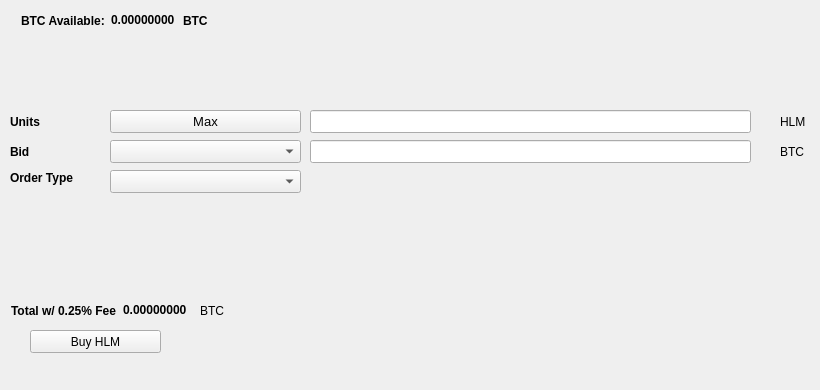
   <widget class="QWidget" name="BuyTab">
    <attribute name="title">
     <string>Buy</string>
    </attribute>
    <widget class="QPushButton" name="BuyHLM">
     <property name="geometry">
      <rect>
       <x>30</x>
       <y>330</y>
       <width>131</width>
       <height>23</height>
      </rect>
     </property>
     <property name="text">
      <string>Buy HLM</string>
     </property>
     <property name="icon">
      <iconset resource="../bitcoin.qrc">
       <normaloff>:/icons/bitcoin</normaloff>:/icons/bitcoin</iconset>
     </property>
    </widget>
    <widget class="QLabel" name="label_3">
     <property name="geometry">
      <rect>
       <x>10</x>
       <y>110</y>
       <width>46</width>
       <height>23</height>
      </rect>
     </property>
     <property name="font">
      <font>
       <weight>75</weight>
       <bold>true</bold>
      </font>
     </property>
     <property name="text">
      <string>Units</string>
     </property>
    </widget>
    <widget class="QLineEdit" name="UnitsInput">
     <property name="geometry">
      <rect>
       <x>310</x>
       <y>110</y>
       <width>441</width>
       <height>23</height>
      </rect>
     </property>
     <property name="font">
      <font>
       <pointsize>9</pointsize>
       <weight>75</weight>
       <bold>true</bold>
      </font>
     </property>
    </widget>
    <widget class="QLineEdit" name="BuyBidPriceEdit">
     <property name="geometry">
      <rect>
       <x>310</x>
       <y>140</y>
       <width>441</width>
       <height>23</height>
      </rect>
     </property>
     <property name="font">
      <font>
       <pointsize>9</pointsize>
       <weight>75</weight>
       <bold>true</bold>
      </font>
     </property>
    </widget>
    <widget class="QLabel" name="label_4">
     <property name="geometry">
      <rect>
       <x>780</x>
       <y>110</y>
       <width>31</width>
       <height>23</height>
      </rect>
     </property>
     <property name="text">
      <string>HLM</string>
     </property>
    </widget>
    <widget class="QLabel" name="label_5">
     <property name="geometry">
      <rect>
       <x>780</x>
       <y>140</y>
       <width>31</width>
       <height>23</height>
      </rect>
     </property>
     <property name="text">
      <string>BTC</string>
     </property>
    </widget>
    <widget class="QLabel" name="label_6">
     <property name="geometry">
      <rect>
       <x>10</x>
       <y>140</y>
       <width>46</width>
       <height>23</height>
      </rect>
     </property>
     <property name="font">
      <font>
       <weight>75</weight>
       <bold>true</bold>
      </font>
     </property>
     <property name="text">
      <string>Bid</string>
     </property>
    </widget>
    <widget class="QLabel" name="label_7">
     <property name="geometry">
      <rect>
       <x>10</x>
       <y>170</y>
       <width>91</width>
       <height>16</height>
      </rect>
     </property>
     <property name="font">
      <font>
       <weight>75</weight>
       <bold>true</bold>
      </font>
     </property>
     <property name="text">
      <string>Order Type</string>
     </property>
    </widget>
    <widget class="QPushButton" name="Buy_Max_Amount">
     <property name="geometry">
      <rect>
       <x>110</x>
       <y>110</y>
       <width>191</width>
       <height>23</height>
      </rect>
     </property>
     <property name="font">
      <font>
       <pointsize>10</pointsize>
      </font>
     </property>
     <property name="text">
      <string>Max</string>
     </property>
    </widget>
    <widget class="QComboBox" name="BuyBidcomboBox">
     <property name="geometry">
      <rect>
       <x>110</x>
       <y>140</y>
       <width>191</width>
       <height>23</height>
      </rect>
     </property>
     <property name="font">
      <font>
       <pointsize>10</pointsize>
      </font>
     </property>
    </widget>
    <widget class="QComboBox" name="buyOrdertypeCombo">
     <property name="geometry">
      <rect>
       <x>110</x>
       <y>170</y>
       <width>191</width>
       <height>23</height>
      </rect>
     </property>
     <property name="font">
      <font>
       <pointsize>10</pointsize>
      </font>
     </property>
    </widget>
    <widget class="QWidget" name="layoutWidget1">
     <property name="geometry">
      <rect>
       <x>21</x>
       <y>11</y>
       <width>227</width>
       <height>19</height>
      </rect>
     </property>
     <layout class="QHBoxLayout" name="horizontalLayout_3">
      <item>
       <widget class="QLabel" name="label232">
        <property name="font">
         <font>
          <weight>75</weight>
          <bold>true</bold>
         </font>
        </property>
        <property name="text">
         <string>BTC Available:</string>
        </property>
       </widget>
      </item>
      <item>
       <widget class="QLabel" name="BtcAvailableLbl">
        <property name="palette">
         <palette>
          <active>
           <colorrole role="WindowText">
            <brush brushstyle="SolidPattern">
             <color alpha="255">
              <red>0</red>
              <green>0</green>
              <blue>0</blue>
             </color>
            </brush>
           </colorrole>
           <colorrole role="Button">
            <brush brushstyle="SolidPattern">
             <color alpha="255">
              <red>0</red>
              <green>170</green>
              <blue>0</blue>
             </color>
            </brush>
           </colorrole>
           <colorrole role="Light">
            <brush brushstyle="SolidPattern">
             <color alpha="255">
              <red>0</red>
              <green>255</green>
              <blue>0</blue>
             </color>
            </brush>
           </colorrole>
           <colorrole role="Midlight">
            <brush brushstyle="SolidPattern">
             <color alpha="255">
              <red>0</red>
              <green>212</green>
              <blue>0</blue>
             </color>
            </brush>
           </colorrole>
           <colorrole role="Dark">
            <brush brushstyle="SolidPattern">
             <color alpha="255">
              <red>0</red>
              <green>85</green>
              <blue>0</blue>
             </color>
            </brush>
           </colorrole>
           <colorrole role="Mid">
            <brush brushstyle="SolidPattern">
             <color alpha="255">
              <red>0</red>
              <green>113</green>
              <blue>0</blue>
             </color>
            </brush>
           </colorrole>
           <colorrole role="Text">
            <brush brushstyle="SolidPattern">
             <color alpha="255">
              <red>0</red>
              <green>170</green>
              <blue>0</blue>
             </color>
            </brush>
           </colorrole>
           <colorrole role="BrightText">
            <brush brushstyle="SolidPattern">
             <color alpha="255">
              <red>255</red>
              <green>255</green>
              <blue>255</blue>
             </color>
            </brush>
           </colorrole>
           <colorrole role="ButtonText">
            <brush brushstyle="SolidPattern">
             <color alpha="255">
              <red>0</red>
              <green>0</green>
              <blue>0</blue>
             </color>
            </brush>
           </colorrole>
           <colorrole role="Base">
            <brush brushstyle="SolidPattern">
             <color alpha="255">
              <red>255</red>
              <green>255</green>
              <blue>255</blue>
             </color>
            </brush>
           </colorrole>
           <colorrole role="Window">
            <brush brushstyle="SolidPattern">
             <color alpha="255">
              <red>0</red>
              <green>170</green>
              <blue>0</blue>
             </color>
            </brush>
           </colorrole>
           <colorrole role="Shadow">
            <brush brushstyle="SolidPattern">
             <color alpha="255">
              <red>0</red>
              <green>0</green>
              <blue>0</blue>
             </color>
            </brush>
           </colorrole>
           <colorrole role="AlternateBase">
            <brush brushstyle="SolidPattern">
             <color alpha="255">
              <red>127</red>
              <green>212</green>
              <blue>127</blue>
             </color>
            </brush>
           </colorrole>
           <colorrole role="ToolTipBase">
            <brush brushstyle="SolidPattern">
             <color alpha="255">
              <red>255</red>
              <green>255</green>
              <blue>220</blue>
             </color>
            </brush>
           </colorrole>
           <colorrole role="ToolTipText">
            <brush brushstyle="SolidPattern">
             <color alpha="255">
              <red>0</red>
              <green>0</green>
              <blue>0</blue>
             </color>
            </brush>
           </colorrole>
          </active>
          <inactive>
           <colorrole role="WindowText">
            <brush brushstyle="SolidPattern">
             <color alpha="255">
              <red>0</red>
              <green>0</green>
              <blue>0</blue>
             </color>
            </brush>
           </colorrole>
           <colorrole role="Button">
            <brush brushstyle="SolidPattern">
             <color alpha="255">
              <red>0</red>
              <green>170</green>
              <blue>0</blue>
             </color>
            </brush>
           </colorrole>
           <colorrole role="Light">
            <brush brushstyle="SolidPattern">
             <color alpha="255">
              <red>0</red>
              <green>255</green>
              <blue>0</blue>
             </color>
            </brush>
           </colorrole>
           <colorrole role="Midlight">
            <brush brushstyle="SolidPattern">
             <color alpha="255">
              <red>0</red>
              <green>212</green>
              <blue>0</blue>
             </color>
            </brush>
           </colorrole>
           <colorrole role="Dark">
            <brush brushstyle="SolidPattern">
             <color alpha="255">
              <red>0</red>
              <green>85</green>
              <blue>0</blue>
             </color>
            </brush>
           </colorrole>
           <colorrole role="Mid">
            <brush brushstyle="SolidPattern">
             <color alpha="255">
              <red>0</red>
              <green>113</green>
              <blue>0</blue>
             </color>
            </brush>
           </colorrole>
           <colorrole role="Text">
            <brush brushstyle="SolidPattern">
             <color alpha="255">
              <red>0</red>
              <green>170</green>
              <blue>0</blue>
             </color>
            </brush>
           </colorrole>
           <colorrole role="BrightText">
            <brush brushstyle="SolidPattern">
             <color alpha="255">
              <red>255</red>
              <green>255</green>
              <blue>255</blue>
             </color>
            </brush>
           </colorrole>
           <colorrole role="ButtonText">
            <brush brushstyle="SolidPattern">
             <color alpha="255">
              <red>0</red>
              <green>0</green>
              <blue>0</blue>
             </color>
            </brush>
           </colorrole>
           <colorrole role="Base">
            <brush brushstyle="SolidPattern">
             <color alpha="255">
              <red>255</red>
              <green>255</green>
              <blue>255</blue>
             </color>
            </brush>
           </colorrole>
           <colorrole role="Window">
            <brush brushstyle="SolidPattern">
             <color alpha="255">
              <red>0</red>
              <green>170</green>
              <blue>0</blue>
             </color>
            </brush>
           </colorrole>
           <colorrole role="Shadow">
            <brush brushstyle="SolidPattern">
             <color alpha="255">
              <red>0</red>
              <green>0</green>
              <blue>0</blue>
             </color>
            </brush>
           </colorrole>
           <colorrole role="AlternateBase">
            <brush brushstyle="SolidPattern">
             <color alpha="255">
              <red>127</red>
              <green>212</green>
              <blue>127</blue>
             </color>
            </brush>
           </colorrole>
           <colorrole role="ToolTipBase">
            <brush brushstyle="SolidPattern">
             <color alpha="255">
              <red>255</red>
              <green>255</green>
              <blue>220</blue>
             </color>
            </brush>
           </colorrole>
           <colorrole role="ToolTipText">
            <brush brushstyle="SolidPattern">
             <color alpha="255">
              <red>0</red>
              <green>0</green>
              <blue>0</blue>
             </color>
            </brush>
           </colorrole>
          </inactive>
          <disabled>
           <colorrole role="WindowText">
            <brush brushstyle="SolidPattern">
             <color alpha="255">
              <red>0</red>
              <green>85</green>
              <blue>0</blue>
             </color>
            </brush>
           </colorrole>
           <colorrole role="Button">
            <brush brushstyle="SolidPattern">
             <color alpha="255">
              <red>0</red>
              <green>170</green>
              <blue>0</blue>
             </color>
            </brush>
           </colorrole>
           <colorrole role="Light">
            <brush brushstyle="SolidPattern">
             <color alpha="255">
              <red>0</red>
              <green>255</green>
              <blue>0</blue>
             </color>
            </brush>
           </colorrole>
           <colorrole role="Midlight">
            <brush brushstyle="SolidPattern">
             <color alpha="255">
              <red>0</red>
              <green>212</green>
              <blue>0</blue>
             </color>
            </brush>
           </colorrole>
           <colorrole role="Dark">
            <brush brushstyle="SolidPattern">
             <color alpha="255">
              <red>0</red>
              <green>85</green>
              <blue>0</blue>
             </color>
            </brush>
           </colorrole>
           <colorrole role="Mid">
            <brush brushstyle="SolidPattern">
             <color alpha="255">
              <red>0</red>
              <green>113</green>
              <blue>0</blue>
             </color>
            </brush>
           </colorrole>
           <colorrole role="Text">
            <brush brushstyle="SolidPattern">
             <color alpha="255">
              <red>0</red>
              <green>85</green>
              <blue>0</blue>
             </color>
            </brush>
           </colorrole>
           <colorrole role="BrightText">
            <brush brushstyle="SolidPattern">
             <color alpha="255">
              <red>255</red>
              <green>255</green>
              <blue>255</blue>
             </color>
            </brush>
           </colorrole>
           <colorrole role="ButtonText">
            <brush brushstyle="SolidPattern">
             <color alpha="255">
              <red>0</red>
              <green>85</green>
              <blue>0</blue>
             </color>
            </brush>
           </colorrole>
           <colorrole role="Base">
            <brush brushstyle="SolidPattern">
             <color alpha="255">
              <red>0</red>
              <green>170</green>
              <blue>0</blue>
             </color>
            </brush>
           </colorrole>
           <colorrole role="Window">
            <brush brushstyle="SolidPattern">
             <color alpha="255">
              <red>0</red>
              <green>170</green>
              <blue>0</blue>
             </color>
            </brush>
           </colorrole>
           <colorrole role="Shadow">
            <brush brushstyle="SolidPattern">
             <color alpha="255">
              <red>0</red>
              <green>0</green>
              <blue>0</blue>
             </color>
            </brush>
           </colorrole>
           <colorrole role="AlternateBase">
            <brush brushstyle="SolidPattern">
             <color alpha="255">
              <red>0</red>
              <green>170</green>
              <blue>0</blue>
             </color>
            </brush>
           </colorrole>
           <colorrole role="ToolTipBase">
            <brush brushstyle="SolidPattern">
             <color alpha="255">
              <red>255</red>
              <green>255</green>
              <blue>220</blue>
             </color>
            </brush>
           </colorrole>
           <colorrole role="ToolTipText">
            <brush brushstyle="SolidPattern">
             <color alpha="255">
              <red>0</red>
              <green>0</green>
              <blue>0</blue>
             </color>
            </brush>
           </colorrole>
          </disabled>
         </palette>
        </property>
        <property name="font">
         <font>
          <weight>75</weight>
          <bold>true</bold>
         </font>
        </property>
        <property name="text">
         <string>0.00000000</string>
        </property>
        <property name="textInteractionFlags">
         <set>Qt::LinksAccessibleByMouse|Qt::TextSelectableByKeyboard|Qt::TextSelectableByMouse</set>
        </property>
       </widget>
      </item>
      <item>
       <widget class="QLabel" name="BtcAvailableLbl_2">
        <property name="font">
         <font>
          <weight>75</weight>
          <bold>true</bold>
         </font>
        </property>
        <property name="text">
         <string>BTC</string>
        </property>
       </widget>
      </item>
     </layout>
    </widget>
    <widget class="QWidget" name="layoutWidge2">
     <property name="geometry">
      <rect>
       <x>11</x>
       <y>301</y>
       <width>259</width>
       <height>19</height>
      </rect>
     </property>
     <layout class="QHBoxLayout" name="horizontalLayout_4">
      <item>
       <widget class="QLabel" name="label_9">
        <property name="font">
         <font>
          <weight>75</weight>
          <bold>true</bold>
         </font>
        </property>
        <property name="text">
         <string>Total w/ 0.25% Fee</string>
        </property>
       </widget>
      </item>
      <item>
       <widget class="QLabel" name="BuyCostLabel">
        <property name="palette">
         <palette>
          <active>
           <colorrole role="WindowText">
            <brush brushstyle="SolidPattern">
             <color alpha="255">
              <red>0</red>
              <green>0</green>
              <blue>0</blue>
             </color>
            </brush>
           </colorrole>
           <colorrole role="Button">
            <brush brushstyle="SolidPattern">
             <color alpha="255">
              <red>0</red>
              <green>170</green>
              <blue>0</blue>
             </color>
            </brush>
           </colorrole>
           <colorrole role="Light">
            <brush brushstyle="SolidPattern">
             <color alpha="255">
              <red>0</red>
              <green>255</green>
              <blue>0</blue>
             </color>
            </brush>
           </colorrole>
           <colorrole role="Midlight">
            <brush brushstyle="SolidPattern">
             <color alpha="255">
              <red>0</red>
              <green>212</green>
              <blue>0</blue>
             </color>
            </brush>
           </colorrole>
           <colorrole role="Dark">
            <brush brushstyle="SolidPattern">
             <color alpha="255">
              <red>0</red>
              <green>85</green>
              <blue>0</blue>
             </color>
            </brush>
           </colorrole>
           <colorrole role="Mid">
            <brush brushstyle="SolidPattern">
             <color alpha="255">
              <red>0</red>
              <green>113</green>
              <blue>0</blue>
             </color>
            </brush>
           </colorrole>
           <colorrole role="Text">
            <brush brushstyle="SolidPattern">
             <color alpha="255">
              <red>0</red>
              <green>170</green>
              <blue>0</blue>
             </color>
            </brush>
           </colorrole>
           <colorrole role="BrightText">
            <brush brushstyle="SolidPattern">
             <color alpha="255">
              <red>255</red>
              <green>255</green>
              <blue>255</blue>
             </color>
            </brush>
           </colorrole>
           <colorrole role="ButtonText">
            <brush brushstyle="SolidPattern">
             <color alpha="255">
              <red>0</red>
              <green>0</green>
              <blue>0</blue>
             </color>
            </brush>
           </colorrole>
           <colorrole role="Base">
            <brush brushstyle="SolidPattern">
             <color alpha="255">
              <red>255</red>
              <green>255</green>
              <blue>255</blue>
             </color>
            </brush>
           </colorrole>
           <colorrole role="Window">
            <brush brushstyle="SolidPattern">
             <color alpha="255">
              <red>0</red>
              <green>170</green>
              <blue>0</blue>
             </color>
            </brush>
           </colorrole>
           <colorrole role="Shadow">
            <brush brushstyle="SolidPattern">
             <color alpha="255">
              <red>0</red>
              <green>0</green>
              <blue>0</blue>
             </color>
            </brush>
           </colorrole>
           <colorrole role="AlternateBase">
            <brush brushstyle="SolidPattern">
             <color alpha="255">
              <red>127</red>
              <green>212</green>
              <blue>127</blue>
             </color>
            </brush>
           </colorrole>
           <colorrole role="ToolTipBase">
            <brush brushstyle="SolidPattern">
             <color alpha="255">
              <red>255</red>
              <green>255</green>
              <blue>220</blue>
             </color>
            </brush>
           </colorrole>
           <colorrole role="ToolTipText">
            <brush brushstyle="SolidPattern">
             <color alpha="255">
              <red>0</red>
              <green>0</green>
              <blue>0</blue>
             </color>
            </brush>
           </colorrole>
          </active>
          <inactive>
           <colorrole role="WindowText">
            <brush brushstyle="SolidPattern">
             <color alpha="255">
              <red>0</red>
              <green>0</green>
              <blue>0</blue>
             </color>
            </brush>
           </colorrole>
           <colorrole role="Button">
            <brush brushstyle="SolidPattern">
             <color alpha="255">
              <red>0</red>
              <green>170</green>
              <blue>0</blue>
             </color>
            </brush>
           </colorrole>
           <colorrole role="Light">
            <brush brushstyle="SolidPattern">
             <color alpha="255">
              <red>0</red>
              <green>255</green>
              <blue>0</blue>
             </color>
            </brush>
           </colorrole>
           <colorrole role="Midlight">
            <brush brushstyle="SolidPattern">
             <color alpha="255">
              <red>0</red>
              <green>212</green>
              <blue>0</blue>
             </color>
            </brush>
           </colorrole>
           <colorrole role="Dark">
            <brush brushstyle="SolidPattern">
             <color alpha="255">
              <red>0</red>
              <green>85</green>
              <blue>0</blue>
             </color>
            </brush>
           </colorrole>
           <colorrole role="Mid">
            <brush brushstyle="SolidPattern">
             <color alpha="255">
              <red>0</red>
              <green>113</green>
              <blue>0</blue>
             </color>
            </brush>
           </colorrole>
           <colorrole role="Text">
            <brush brushstyle="SolidPattern">
             <color alpha="255">
              <red>0</red>
              <green>170</green>
              <blue>0</blue>
             </color>
            </brush>
           </colorrole>
           <colorrole role="BrightText">
            <brush brushstyle="SolidPattern">
             <color alpha="255">
              <red>255</red>
              <green>255</green>
              <blue>255</blue>
             </color>
            </brush>
           </colorrole>
           <colorrole role="ButtonText">
            <brush brushstyle="SolidPattern">
             <color alpha="255">
              <red>0</red>
              <green>0</green>
              <blue>0</blue>
             </color>
            </brush>
           </colorrole>
           <colorrole role="Base">
            <brush brushstyle="SolidPattern">
             <color alpha="255">
              <red>255</red>
              <green>255</green>
              <blue>255</blue>
             </color>
            </brush>
           </colorrole>
           <colorrole role="Window">
            <brush brushstyle="SolidPattern">
             <color alpha="255">
              <red>0</red>
              <green>170</green>
              <blue>0</blue>
             </color>
            </brush>
           </colorrole>
           <colorrole role="Shadow">
            <brush brushstyle="SolidPattern">
             <color alpha="255">
              <red>0</red>
              <green>0</green>
              <blue>0</blue>
             </color>
            </brush>
           </colorrole>
           <colorrole role="AlternateBase">
            <brush brushstyle="SolidPattern">
             <color alpha="255">
              <red>127</red>
              <green>212</green>
              <blue>127</blue>
             </color>
            </brush>
           </colorrole>
           <colorrole role="ToolTipBase">
            <brush brushstyle="SolidPattern">
             <color alpha="255">
              <red>255</red>
              <green>255</green>
              <blue>220</blue>
             </color>
            </brush>
           </colorrole>
           <colorrole role="ToolTipText">
            <brush brushstyle="SolidPattern">
             <color alpha="255">
              <red>0</red>
              <green>0</green>
              <blue>0</blue>
             </color>
            </brush>
           </colorrole>
          </inactive>
          <disabled>
           <colorrole role="WindowText">
            <brush brushstyle="SolidPattern">
             <color alpha="255">
              <red>0</red>
              <green>85</green>
              <blue>0</blue>
             </color>
            </brush>
           </colorrole>
           <colorrole role="Button">
            <brush brushstyle="SolidPattern">
             <color alpha="255">
              <red>0</red>
              <green>170</green>
              <blue>0</blue>
             </color>
            </brush>
           </colorrole>
           <colorrole role="Light">
            <brush brushstyle="SolidPattern">
             <color alpha="255">
              <red>0</red>
              <green>255</green>
              <blue>0</blue>
             </color>
            </brush>
           </colorrole>
           <colorrole role="Midlight">
            <brush brushstyle="SolidPattern">
             <color alpha="255">
              <red>0</red>
              <green>212</green>
              <blue>0</blue>
             </color>
            </brush>
           </colorrole>
           <colorrole role="Dark">
            <brush brushstyle="SolidPattern">
             <color alpha="255">
              <red>0</red>
              <green>85</green>
              <blue>0</blue>
             </color>
            </brush>
           </colorrole>
           <colorrole role="Mid">
            <brush brushstyle="SolidPattern">
             <color alpha="255">
              <red>0</red>
              <green>113</green>
              <blue>0</blue>
             </color>
            </brush>
           </colorrole>
           <colorrole role="Text">
            <brush brushstyle="SolidPattern">
             <color alpha="255">
              <red>0</red>
              <green>85</green>
              <blue>0</blue>
             </color>
            </brush>
           </colorrole>
           <colorrole role="BrightText">
            <brush brushstyle="SolidPattern">
             <color alpha="255">
              <red>255</red>
              <green>255</green>
              <blue>255</blue>
             </color>
            </brush>
           </colorrole>
           <colorrole role="ButtonText">
            <brush brushstyle="SolidPattern">
             <color alpha="255">
              <red>0</red>
              <green>85</green>
              <blue>0</blue>
             </color>
            </brush>
           </colorrole>
           <colorrole role="Base">
            <brush brushstyle="SolidPattern">
             <color alpha="255">
              <red>0</red>
              <green>170</green>
              <blue>0</blue>
             </color>
            </brush>
           </colorrole>
           <colorrole role="Window">
            <brush brushstyle="SolidPattern">
             <color alpha="255">
              <red>0</red>
              <green>170</green>
              <blue>0</blue>
             </color>
            </brush>
           </colorrole>
           <colorrole role="Shadow">
            <brush brushstyle="SolidPattern">
             <color alpha="255">
              <red>0</red>
              <green>0</green>
              <blue>0</blue>
             </color>
            </brush>
           </colorrole>
           <colorrole role="AlternateBase">
            <brush brushstyle="SolidPattern">
             <color alpha="255">
              <red>0</red>
              <green>170</green>
              <blue>0</blue>
             </color>
            </brush>
           </colorrole>
           <colorrole role="ToolTipBase">
            <brush brushstyle="SolidPattern">
             <color alpha="255">
              <red>255</red>
              <green>255</green>
              <blue>220</blue>
             </color>
            </brush>
           </colorrole>
           <colorrole role="ToolTipText">
            <brush brushstyle="SolidPattern">
             <color alpha="255">
              <red>0</red>
              <green>0</green>
              <blue>0</blue>
             </color>
            </brush>
           </colorrole>
          </disabled>
         </palette>
        </property>
        <property name="font">
         <font>
          <weight>75</weight>
          <bold>true</bold>
         </font>
        </property>
        <property name="autoFillBackground">
         <bool>false</bool>
        </property>
        <property name="text">
         <string>0.00000000</string>
        </property>
        <property name="textInteractionFlags">
         <set>Qt::LinksAccessibleByMouse|Qt::TextSelectableByMouse</set>
        </property>
       </widget>
      </item>
      <item>
       <widget class="QLabel" name="label_10">
        <property name="font">
         <font>
          <weight>50</weight>
          <bold>false</bold>
         </font>
        </property>
        <property name="text">
         <string>BTC</string>
        </property>
       </widget>
      </item>
     </layout>
    </widget>
    <widget class="QLabel" name="label_24">
     <property name="geometry">
      <rect>
       <x>460</x>
       <y>300</y>
       <width>281</width>
       <height>81</height>
      </rect>
     </property>
     <property name="text">
      <string/>
     </property>
     <property name="pixmap">
      <pixmap>:/images/bittrex</pixmap>
     </property>
    </widget>
   </widget>
